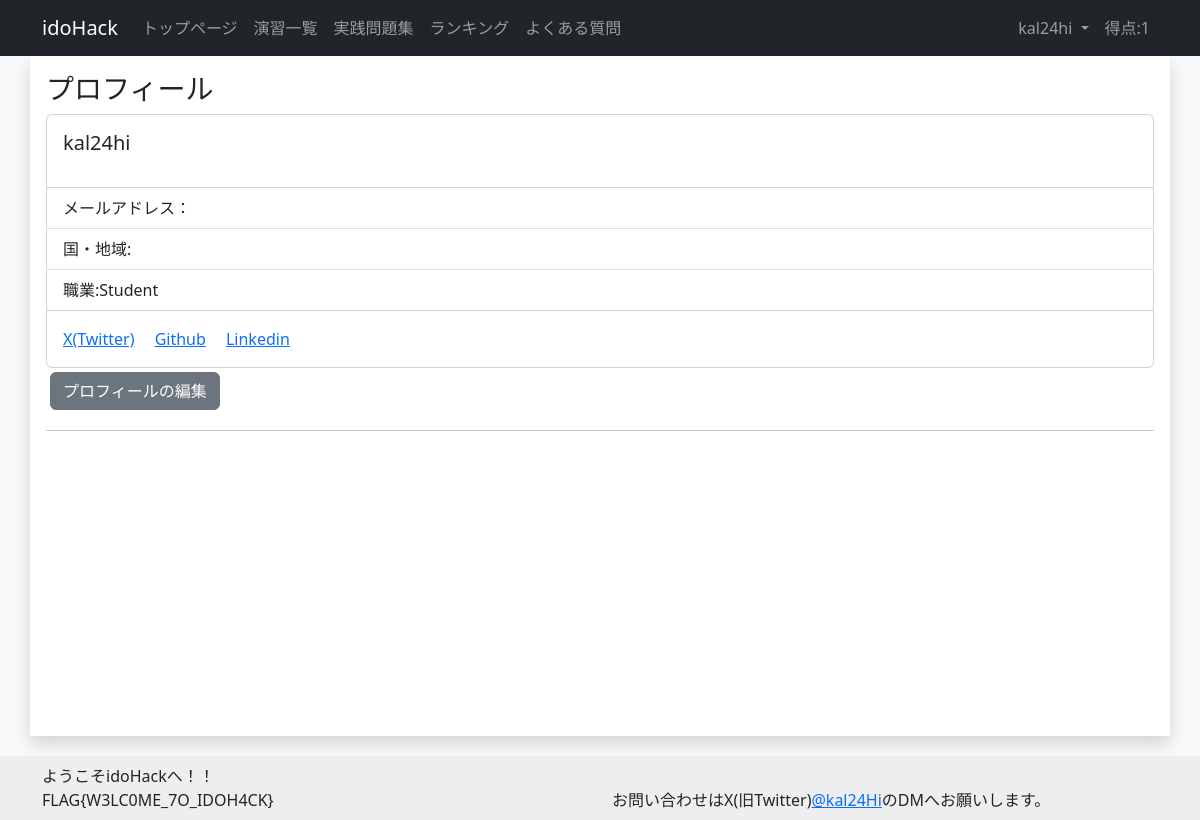
/profile/adminaaaaa (signed in), run on an earlier commit of the app's database.
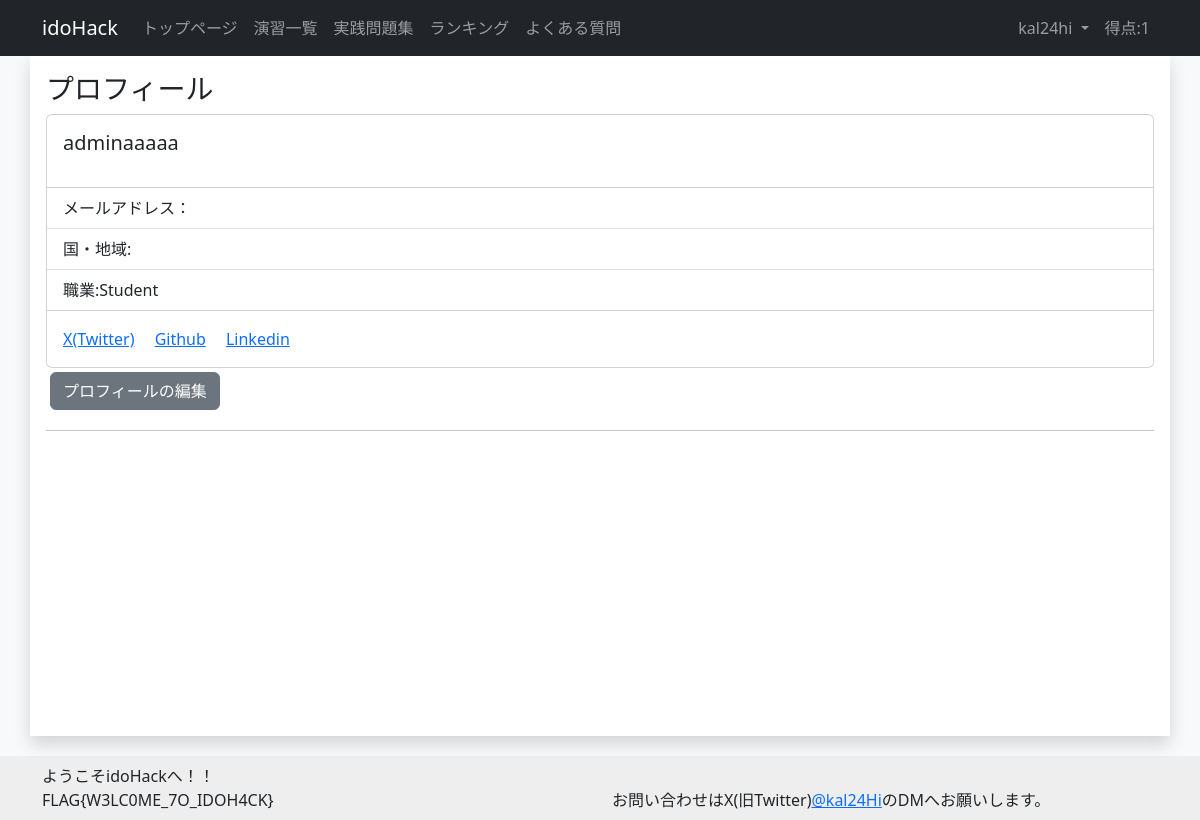
And on a later commit of the database.
### account/models.py (models this page shows)
class CustomUser(AbstractUser):
    uuid = models.UUIDField(default=uuid.uuid4, editable=False, unique=True, verbose_name="UUID") # ユーザのUUID
    total_score = models.IntegerField(default=0, verbose_name="総得点") # ユーザの総得点
    biography = models.TextField(max_length=500, blank=True, verbose_name="自己紹介") # ユーザの自己紹介
    twitter_url = models.URLField(max_length=200, blank=True, verbose_name="TwitterURL") # ユーザのTwitterのURL
    github_url = models.URLField(max_length=200, blank=True, verbose_name="GitHubURL") # ユーザのGitHubのURL
    linkedin_url = models.URLField(max_length=200, blank=True, verbose_name="LinkedInURL") # ユーザのLinkedInのURL
    country = models.CharField(max_length=100, blank=True, verbose_name="国籍") # ユーザの国籍
    occupation = models.CharField(max_length=50, verbose_name="職業", choices=(('Student', '学生'),
                                          ('teacher', '教員'),
                                          ('SecurityEngineer', 'セキュリティエンジニア'),
                                          ('IT', 'IT職'),
                                          ('other', 'その他')))
    is_active = models.BooleanField(default=True, verbose_name="アクティブユーザ") # ユーザがアクティブかどうか
    is_staff = models.BooleanField(default=False, verbose_name="スタッフユーザ") # ユーザがスタッフかどうか
    is_writer = models.BooleanField(default=False, verbose_name="作問ユーザ") # ユーザが作問者かどうか

### account/views.py (the view)
# urls.py: path('profile/<str:playername>', views.ProfileView.as_view(), name='profile'),
class ProfileView(LoginRequiredMixin, ListView):
    model = CustomUser
    template_name = 'account/profile.html'
    context_object_name = 'profile_list'
    def get_queryset(self):
        if CustomUser.objects.filter(username=self.kwargs['playername']).exists():
            return CustomUser.objects.filter(username=self.kwargs['playername'])
        else:
            return CustomUser.objects.filter(username=self.request.user.username)

### templates/account/profile.html (shortened to what this page needs)
{% extends "base.html" %}
{% block content %}
<h3>プロフィール</h3>
<div class="card">
  <div class="card-body">
    <h5 class="card-title">{{profile_list.0.username}}</h5>
  </div>
  <ul class="list-group list-group-flush">
    <li class="list-group-item">メールアドレス：{{profile_list.0.email}}</li>
    <li class="list-group-item">国・地域:{{profile_list.0.country}}</li>
    <li class="list-group-item">職業:{{profile_list.0.occupation}}</li>
  </ul>
  <div class="card-body">
    <a href="{{profile_list.0.twitter_url}}" class="card-link">X(Twitter)</a>
    <a href="{{profile_list.0.github_url}}" class="card-link">Github</a>
    <a href="{{profile_list.0.linkedin_url}}" class="card-link">Linkedin</a>
  </div>
</div>
<a class="btn btn-secondary m-1" href="{%url 'profile_edit' %}" role="button">プロフィールの編集</a>
{% endblock %}

### templates/base.html (shortened to what this page needs)
{% load static %}
<!DOCTYPE html>
<html style="height: 100%;">
<head>
    <link href="{% static 'mdeditor/css/editormd.min.css' %}" rel="stylesheet">
    <link href="{% static 'mdeditor/css/editormd.preview.css' %}" rel="stylesheet">
    <link href="https://cdn.jsdelivr.net/npm/bootstrap@5.3.0/dist/css/bootstrap.min.css" rel="stylesheet"
>
</head>
<body class="bg-light" style="height: 100%;">
<nav class="navbar navbar-expand-lg navbar-dark bg-dark sticky-top">
  <div class="container">
    <a class="navbar-brand " href="#">idoHack</a>
      <div class="collapse navbar-collapse" id="navbarNavDropdown">
        <ul class="navbar-nav me-auto">
          <li class="nav-item">
            <a class="nav-link" href="{%url 'index'%}">トップページ</a>
          </li>
          <li class="nav-item">
            <a class="nav-link" href="{%url 'exercise_list'%}">演習一覧</a>
          </li>
          <li class="nav-item">
            <a class="nav-link" href="{%url 'exercise_detail' 6%}">実践問題集</a>
          </li>
          <li class="nav-item">
            <a class="nav-link" href="{%url 'totalscore_ranking'%}">ランキング</a>
          </li>
          <li class="nav-item">
            <a class="nav-link" href="{%url 'faq'%}">よくある質問</a>
          </li>
        </ul>
        <ul class="navbar-nav">
        {% if user.is_authenticated %}
        <li class="nav-item dropdown">
          <a class="nav-link dropdown-toggle" href="#" role="button" data-bs-toggle="dropdown" aria-expanded="false">
            {{user.username}}
          </a>
        </li>
        <li class="nav-item">
          <a class="nav-link">得点:{{user.total_score}}</a>
        </li>
        {% endif %}
        </ul>
      </div>
  </div>
</nav>
<body>
<div class="container shadow p-3 bg-white" style="min-height: 85%; position: relative;">
    {% block content %}{% endblock content%}
    <hr>
</div>
<div class="p-2" style="background-color:#EEEEEE; margin-top: 20px; margin-bottom: 10%; width: 100%;">
  <div class="container">
    <div class="row">
      <div class="col-md-6">
        ようこそidoHackへ！！</br>
        FLAG{W3LC0ME_7O_IDOH4CK}</br>
      </div>
      <div class="col-md-6">
        お問い合わせはX(旧Twitter)<a href="https://twitter.com/kal24Hi" target="_blank" rel="noopener noreferrer">@kal24Hi</a>のDMへお願いします。
      </div>
    </div>
  </div>
</div>
</body>

What changed in the data, as far as the page shows it:
now on this page (row edited): CustomUser: username "adminaaaaa", occupation "Student"
Also different on the page:
{{ profile_list.0.username }}: "kal24hi" → "adminaaaaa"
